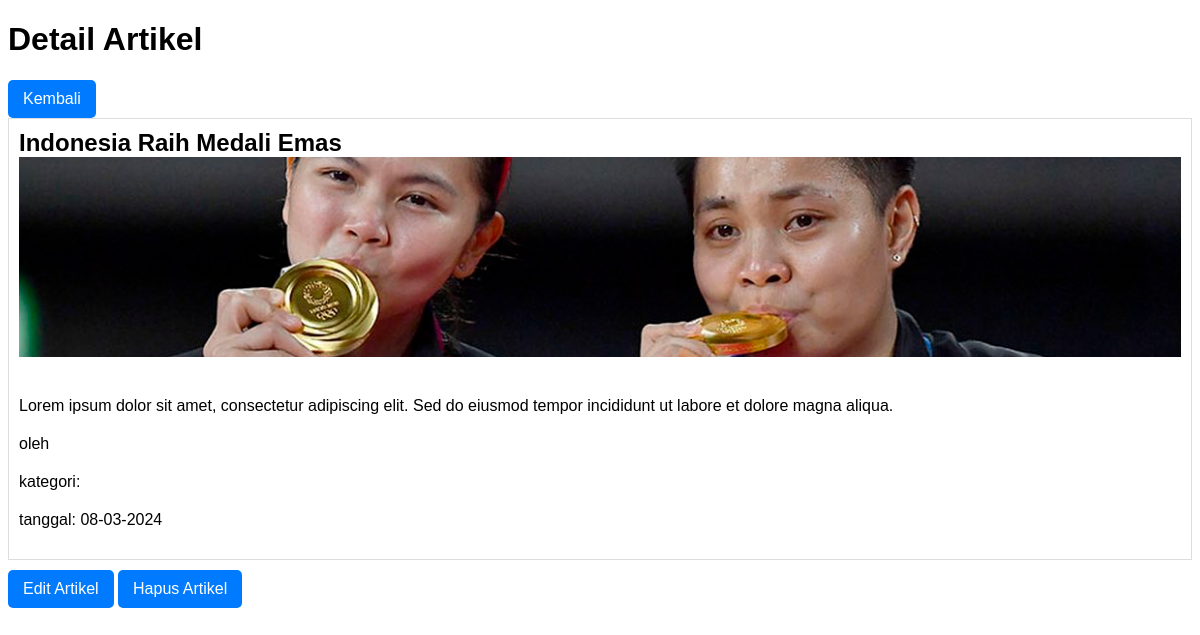
Screenshot of /detail.php?id=1 with the database file from the repository.
### tables this page shows
CREATE TABLE IF NOT EXISTS `articles` (
    `id` int(11) NOT NULL AUTO_INCREMENT,
    `title` varchar(255) NOT NULL,
    `body` text NOT NULL,
    `author_id` int(11) NOT NULL,
    `category_id` int(11) NOT NULL,
    `user_id` int(11) NOT NULL,
    `image_url` varchar(255),
    `published_at` timestamp NOT NULL DEFAULT CURRENT_TIMESTAMP,
    `created_at` timestamp NOT NULL DEFAULT CURRENT_TIMESTAMP,
    `updated_at` timestamp NOT NULL DEFAULT CURRENT_TIMESTAMP ON UPDATE CURRENT_TIMESTAMP,
    PRIMARY KEY (`id`),
    KEY `category_id` (`category_id`),
    KEY `user_id` (`user_id`)
);

### detail.php (the view, shortened to what this page needs)
<?php
include_once("config.php");
if (isset($_GET['id'])) {
    $id = $_GET['id'];
    $result = mysqli_query($con, "select * from articles where id = $id");
    $article = mysqli_fetch_assoc($result);
} else {
    header("Location: index.php");
    exit();
}
?>
<!DOCTYPE html>
<html lang="en">
<head>
</head>
<body>
    <h1>Detail Artikel</h1>
    <a href="index.php" class="button">Kembali</a>
    <div class="article">
        <h2><?php echo htmlspecialchars($article['title']); ?></h2>
        <img src="<?php echo htmlspecialchars($article['image_url']); ?>" alt="<?php echo htmlspecialchars($article['title']); ?>">
        <p><?php echo htmlspecialchars($article['body']); ?></p>
        <p>oleh <a href="#"><?php echo htmlspecialchars($article['author']); ?></a></p>
        <p>kategori: <a href="#"><?php echo htmlspecialchars($article['category']); ?></a></p>
        <p>tanggal: <?php echo htmlspecialchars(date('d-m-Y', strtotime($article['published_at']))); ?></p>
    </div>
    <a href="edit.php?id=<?php echo $article['id']; ?>" class="button" id="edit">Edit Artikel</a>
    <a href="delete.php?id=<?php echo $article['id']; ?>" class="button" id="hapus">Hapus Artikel</a>
</body>
</html>

### detail.php (style rules this page uses)
body { font-family: Arial, sans-serif; }
.article { border: 1px solid #ddd; padding: 10px; margin-bottom: 10px; }
.article h2 { margin: 0; font-size: 1.5em; }
.article p { margin-bottom: 20px; }
.article img { width: 100%; height: 200px; object-fit: cover; margin-bottom: 20px; }
.button { display: inline-block; padding: 10px 15px; background-color: #007BFF; color: white; text-decoration: none; border-radius: 5px; }

### rows the page displays
articles: title "Indonesia Raih Medali Emas", image_url (picture), body "Lorem ipsum dolor sit amet, consectetur adipiscing elit. Sed do eiusmod tempor incididunt ut labore et dolore magna aliqua.", published_at "08-03-2024"
